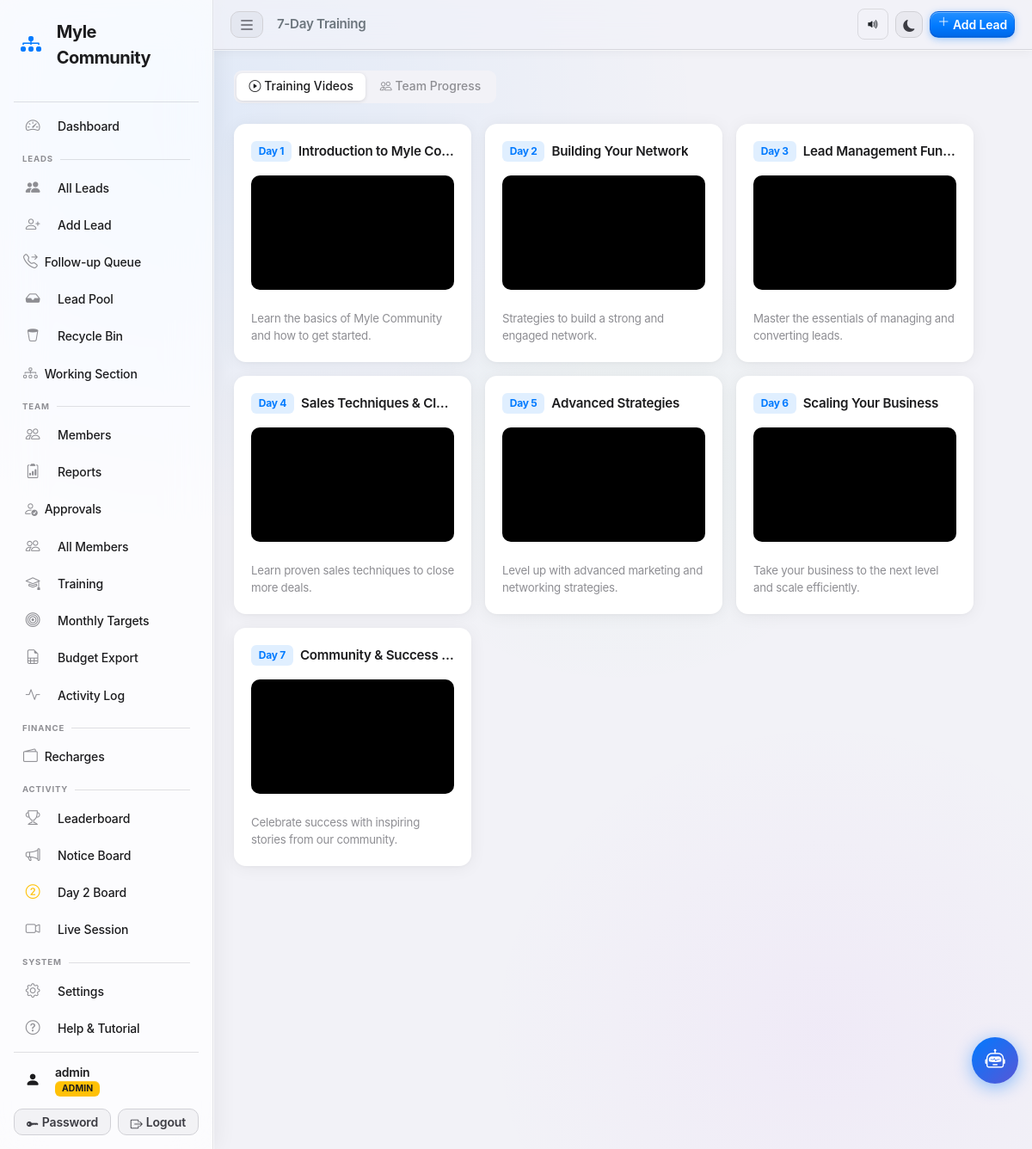
Page /training (signed in) on the committed database.
### tables this page shows
CREATE TABLE training_videos (
            id          INTEGER PRIMARY KEY AUTOINCREMENT,
            day_number  INTEGER NOT NULL UNIQUE,
            title       TEXT    NOT NULL DEFAULT '',
            youtube_url TEXT    NOT NULL DEFAULT '',
            podcast_url TEXT    NOT NULL DEFAULT '',
            pdf_url     TEXT    NOT NULL DEFAULT '',
            description TEXT    NOT NULL DEFAULT '',
            created_at  TEXT    NOT NULL DEFAULT (datetime('now','localtime'))
        );

### app.py (the view, shortened to what this page needs)
@app.route('/training')
@login_required
def training_home():
    username = session['username']
    ts = session.get('training_status', 'not_required')
    db = get_db()
    if ts in ('not_required', 'unlocked'):
        user_row = db.execute(
            "SELECT fbo_id FROM users WHERE username=?", (username,)
        ).fetchone()
        fbo_id = user_row['fbo_id'] if user_row else ''
        videos = {v['day_number']: v for v in
                  db.execute("SELECT * FROM training_videos ORDER BY day_number").fetchall()}
        bonus_videos = db.execute(
            "SELECT * FROM bonus_videos ORDER BY sort_order, id"
        ).fetchall()
        downline_rows = db.execute("""
            SELECT u.username, u.joining_date, u.training_status,
                   COALESCE(p.days_done, 0) AS days_done
            FROM users u
            LEFT JOIN (
                SELECT username, SUM(completed) AS days_done
                FROM training_progress GROUP BY username
            ) p ON p.username = u.username
            WHERE u.upline_name = ? AND u.training_required = 1
            ORDER BY u.username
        """, (fbo_id,)).fetchall()
        db.close()
        return render_template('training.html',
                               is_viewer=True,
                               training_status=ts,
                               downline=downline_rows,
                               days=range(1, 8),
                               videos=videos, progress={},
                               bonus_videos=bonus_videos,
                               current_day=None, current_video=None,
                               all_done=False, joining_date='',
                               test_score=-1, unlock_dates={})

### app.py (called while the page is built, shortened)
def _check_session_valid():
    username = session.get('username')
    if not username:
        return False
    db = get_db()
    row = db.execute(
        "SELECT status FROM users WHERE username=?", (username,)
    ).fetchone()
    db.close()
    if not row or row['status'] != 'approved':
        session.clear()
        return False
    return True

def login_required(f):
    @wraps(f)
    def decorated(*args, **kwargs):
        if 'username' not in session:
            flash('Please log in to continue.', 'warning')
            return redirect(url_for('login'))
        if not _check_session_valid():
            flash('Your account is no longer active. Please contact an admin.', 'danger')
            return redirect(url_for('login'))
        return f(*args, **kwargs)
    return decorated

@app.context_processor
def inject_pending_count():
    if session.get('role') == 'admin':
        db  = get_db()
        row = db.execute("""
            SELECT
              (SELECT COUNT(*) FROM users           WHERE status='pending') as pu,
              (SELECT COUNT(*) FROM wallet_recharges WHERE status='pending') as wp
        """).fetchone()
        db.close()
        return {'pending_count': row['pu'], 'wallet_pending': row['wp'], 'has_pending_work': False}

@app.before_request
def csrf_protect():
    if '_csrf_token' not in session:
        session['_csrf_token'] = secrets.token_hex(32)
    if request.method in ('GET', 'HEAD', 'OPTIONS', 'TRACE'):
        return

@app.context_processor
def inject_csrf_token():
    return {'csrf_token': session.get('_csrf_token', '')}

@app.before_request
def training_gate():
    if any(request.path.startswith(p) for p in _TRAINING_EXEMPT):
        return

### database.py (called while the page is built)
def get_db():
    conn = sqlite3.connect(DATABASE)
    conn.row_factory = sqlite3.Row
    conn.execute("PRAGMA journal_mode=WAL")
    conn.execute("PRAGMA busy_timeout=5000")
    conn.execute("PRAGMA cache_size=-4000")   # 4 MB page cache
    return conn

### templates/training.html (shortened to what this page needs)
{% extends "base.html" %}
{% block page_title %}7-Day Training{% endblock %}
{% block content %}
<div class="ap-page">
{% if is_viewer %}
  <div class="ap-seg mb-4" role="tablist" id="viewerTabs">
    <button class="ap-seg-btn active" data-bs-toggle="tab" data-bs-target="#videosTabPane">
      <i class="bi bi-play-circle me-1"></i>Training Videos
    </button>
    <button class="ap-seg-btn" data-bs-toggle="tab" data-bs-target="#teamTabPane">
      <i class="bi bi-people me-1"></i>Team Progress
    </button>
  </div>
  <div class="tab-content">
    <div class="tab-pane fade show active" id="videosTabPane">
      {% if videos %}
      <div class="row g-3">
        {% for d in days %}
        {% set vid = videos.get(d) %}
        {% if vid and vid.youtube_url %}
          {% set yt_url = vid.youtube_url %}
          {% set yt_id = '' %}
          {% if 'youtu.be/' in yt_url %}
            {% set yt_id = yt_url.split('youtu.be/')[1].split('?')[0] %}
          {% elif 'v=' in yt_url %}
            {% set yt_id = yt_url.split('v=')[1].split('&')[0] %}
          {% endif %}
        <div class="col-12 col-md-6 col-lg-4">
          <div class="ap-card h-100">
            <div class="d-flex align-items-center gap-2 mb-3">
              <span class="ap-badge-day">Day {{ d }}</span>
              <span class="fw-semibold text-truncate" style="font-size:.95rem;">{{ vid.title or 'Training Video' }}</span>
            </div>
            {% if yt_id %}
            <div class="ap-video-wrap mb-3">
              <iframe src="https://www.youtube.com/embed/{{ yt_id }}?rel=0&modestbranding=1"
                      allowfullscreen loading="lazy"></iframe>
            </div>
            {% endif %}
            {% if vid.description %}
            <p class="ap-desc mt-2 mb-0">{{ vid.description }}</p>
            {% endif %}
          </div>
        </div>
        {% endif %}
        {% endfor %}
      </div>
      {% else %}
      <div class="ap-empty">
        <i class="bi bi-camera-video-off"></i>
        <p>No videos configured yet.</p>
      </div>
      {% endif %}
    </div>
  </div>
{% endif %}
</div>
{% endblock %}

### static/css/style.css (style rules this page uses)
:root { --ios-blue: #007AFF; --ios-blue-dk: #0055CC; --ios-blue-lt: #60AAFF; --ios-green: #30D158; --ios-red: #FF453A; --ios-orange: #FF9F0A; --ios-yellow: #FFD60A; --ios-purple: #BF5AF2; --ios-pink: #FF375F; --ios-teal: #40CBE0; --ios-indigo: #5E5CE6; --ios-mint: #63E6E2; --ios-cyan: #32ADE6; --bg-base: #F0F0F5; --bg-primary: #F2F2F7; --bg-card: rgba(255,255,255,0.80); --bg-card-solid: #FFFFFF; --bg-elevated: rgba(255,255,255,0.95); --bg-glass: rgba(255,255,255,0.60); --bg-glass-heavy: rgba(255,255,255,0.82); --bg-tinted: rgba(0,122,255,0.04); --mesh-bg: radial-gradient(ellipse 80% 60% at 20% 10%, rgba(0,122,255,0.07) 0%, transparent 60%), radial-gradient(ellipse 60% 50% at 80% 90%, rgba(191,90,242,0.05) 0%, transparent 55%), radial-gradient(ellipse 50% 40% at 60% 40%, rgba(48,209,88,0.04) 0%, transparent 50%), #F2F2F7; --label-1: #1C1C1E; --label-2: #3C3C43; --label-3: #6C6C70; --label-4: #909094; --label-link: #007AFF; --sep: rgba(60,60,67,0.15); --sep-strong: rgba(60,60,67,0.25); --sep-opaque: #D1D1D6; --fill-1: rgba(120,120,128,0.22); --fill-2: rgba(120,120,128,0.17); --fill-3: rgba(120,120,128,0.12); --fill-4: rgba(120,120,128,0.07); --fill-blue: rgba(0,122,255,0.10); --fill-blue-lt: rgba(0,122,255,0.06); --sidebar-w: 248px; --sidebar-bg: rgba(255,255,255,0.72); --sidebar-border: rgba(60,60,67,0.12); --sidebar-text: #1C1C1E; --sidebar-muted: #8E8E93; --sidebar-active-bg: rgba(0,122,255,0.11); --sidebar-active: #007AFF; --sidebar-hover: rgba(0,0,0,0.05); --r-xs: 6px; --r-sm: 10px; --r-md: 14px; --r-lg: 20px; --r-xl: 24px; --r-card: 18px; --shadow-xs: 0 1px 3px rgba(0,0,0,0.05), 0 1px 2px rgba(0,0,0,0.04); --shadow-sm: 0 2px 12px rgba(0,0,0,0.07), 0 1px 3px rgba(0,0,0,0.05), inset 0 1px 0 rgba(255,255,255,0.9); --shadow-md: 0 6px 24px rgba(0,0,0,0.09), 0 2px 8px rgba(0,0,0,0.06), inset 0 1px 0 rgba(255,255,255,0.95); --shadow-lg: 0 12px 40px rgba(0,0,0,0.12), 0 4px 16px rgba(0,0,0,0.07), inset 0 1px 0 rgba(255,255,255,1); --shadow-card: var(--shadow-sm); --glass-inset: inset 0 1px 0 rgba(255,255,255,0.85), inset 0 -1px 0 rgba(0,0,0,0.04); --glass-border: rgba(255,255,255,0.6); --font: -apple-system, BlinkMacSystemFont, 'SF Pro Display', 'SF Pro Text', 'Inter', 'Helvetica Neue', sans-serif; --font-mono: 'SF Mono', 'Cascadia Code', 'Fira Code', monospace; --progress-h-xs: 3px; --progress-h-sm: 5px; --progress-h-md: 8px; --radius-card: var(--r-card); --color-wa: #25D366; --color-wa-dark: #1ea34b; --fs-label-xs: 0.65rem; --fs-label-sm: 0.75rem; --fs-label-md: 0.82rem; --fs-section-title: 0.70rem; }
*, *::before, *::after { box-sizing: border-box; }
body { font-family: var(--font); background: var(--mesh-bg); background-attachment: fixed; color: var(--label-1); -webkit-font-smoothing: antialiased; -moz-osx-font-smoothing: grayscale; animation: pageFadeIn 0.28s cubic-bezier(0.4,0,0.2,1); overflow-x: hidden; max-width: 100vw; letter-spacing: -0.015em; min-height: 100vh; }

### rows in the picture
training_videos: title "Introduction to Myle Co…", description "Learn the basics of Myle Community and how to get started."
training_videos: title "Building Your Network", description "Strategies to build a strong and engaged network."
training_videos: title "Lead Management Fun…", description "Master the essentials of managing and converting leads."
training_videos: title "Sales Techniques & Cl…", description "Learn proven sales techniques to close more deals."
training_videos: title "Advanced Strategies", description "Level up with advanced marketing and networking strategies."
training_videos: title "Scaling Your Business", description "Take your business to the next level and scale efficiently."
training_videos: title "Community & Success…", description "Celebrate success with inspiring stories from our community."

### other values in the picture
{{ session.get('username', '') }} "admin"
{{ session.get('role', '') | upper }} "ADMIN"
{{ d }} "1" "2" "3" "4" "5" "6" "7"
